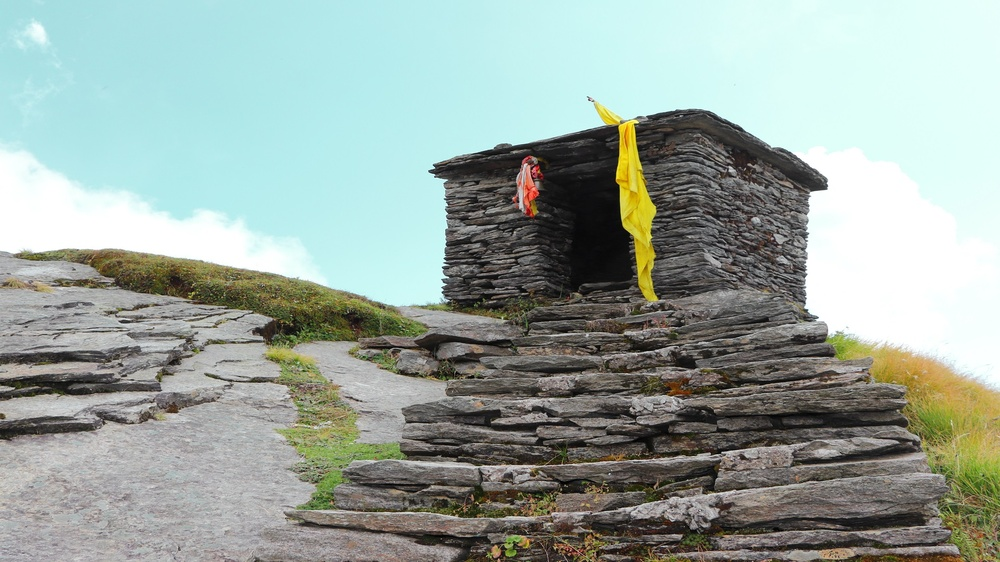
//> input picture examples/inrange/data/im0.jpg, 1000 x 562 px, shrunk from 1920 x 1080 before the run
$ ./xf_inrange_tb data/im0.jpg   (built with g++ and OpenCV 4)
//> lines starting //> are read from the running program, lines starting //| are printed output that depends on the picture; after the words box and inside, x2 and y2 are one past the last pixel; in counts of white or black regions, pixels touching at a corner belong together
### examples/accumulate/xf_headers.h
// [29 lines of licence text are left out]

#ifndef _XF_HEADERS_H_
#define _XF_HEADERS_H_

#include <stdio.h>
#include <stdlib.h>


#if __SDSCC__
#undef __ARM_NEON__
#undef __ARM_NEON
#include "opencv2/opencv.hpp"
#include "opencv2/imgproc/imgproc.hpp"
#include "opencv2/highgui/highgui.hpp"
#define __ARM_NEON__
#define __ARM_NEON
#else
#include "opencv2/opencv.hpp"
#include "opencv2/imgproc/imgproc.hpp"
#include "opencv2/highgui/highgui.hpp"
#endif


#if __SDSCC__
#include "sds_lib.h"
#define TIME_STAMP_INIT  unsigned int clock_start, clock_end;  clock_start = sds_clock_counter();
#define TIME_STAMP  { clock_end = sds_clock_counter(); printf("elapsed time %lu \n", clock_end-clock_start); clock_start = sds_clock_counter();  }
#endif

#endif//_XF_HEADERS_H_

### examples/inrange/xf_inrange_tb.cpp
// [29 lines of licence text are left out]

#include "xf_headers.h"
#include "xf_inrange_config.h"

int main(int argc, char** argv)
{
	if (argc != 2)
	{
		fprintf(stderr,"Invalid Number of Arguments!\nUsage:\n");
		fprintf(stderr,"<Executable Name> <input image path> \n");
		return -1;
	}

	cv::Mat in_img, out_img, ocv_ref, in_gray, diff;

	unsigned short in_width,in_height;

	/*  reading in the color image  */
	in_img = cv::imread(argv[1],0);
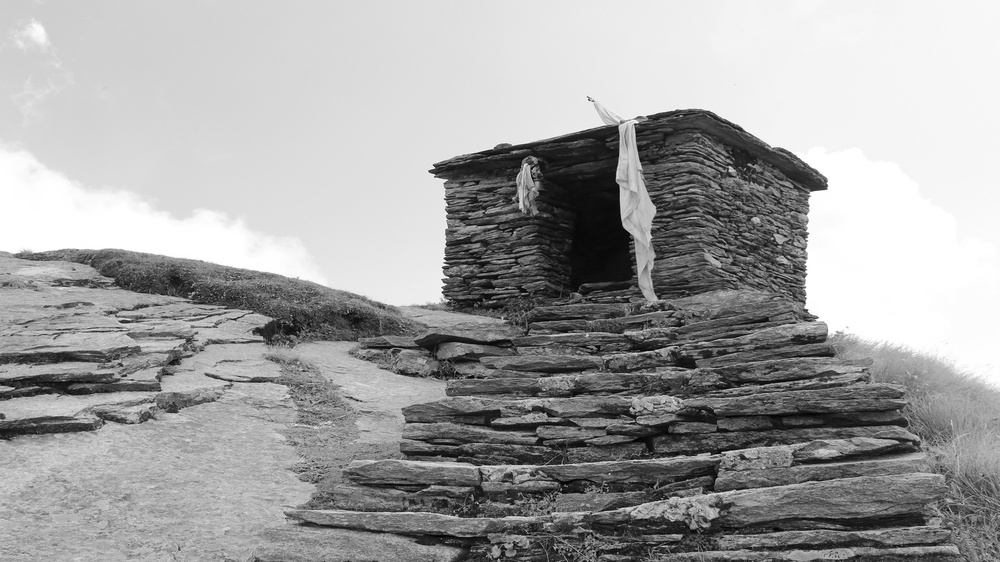
//> in_img: 562 rows x 1000 cols, CV_8UC1; min 0, max 255, mean 162.1

	if (in_img.data == NULL)
	{
		fprintf(stderr,"Cannot open image at %s\n",argv[1]);
		return 0;
	}

	in_width = in_img.cols;
//> in_width = 1000
	in_height = in_img.rows;
//> in_height = 562

	ocv_ref.create(in_img.rows,in_img.cols,in_img.depth());
	out_img.create(in_img.rows,in_img.cols,in_img.depth());
	diff.create(in_img.rows,in_img.cols,in_img.depth());


	////////////////  reference code  ////////////////

	 short int lower_thresh=50;
	 short int upper_thresh=100;


	cv::inRange(in_img,lower_thresh,upper_thresh, ocv_ref);
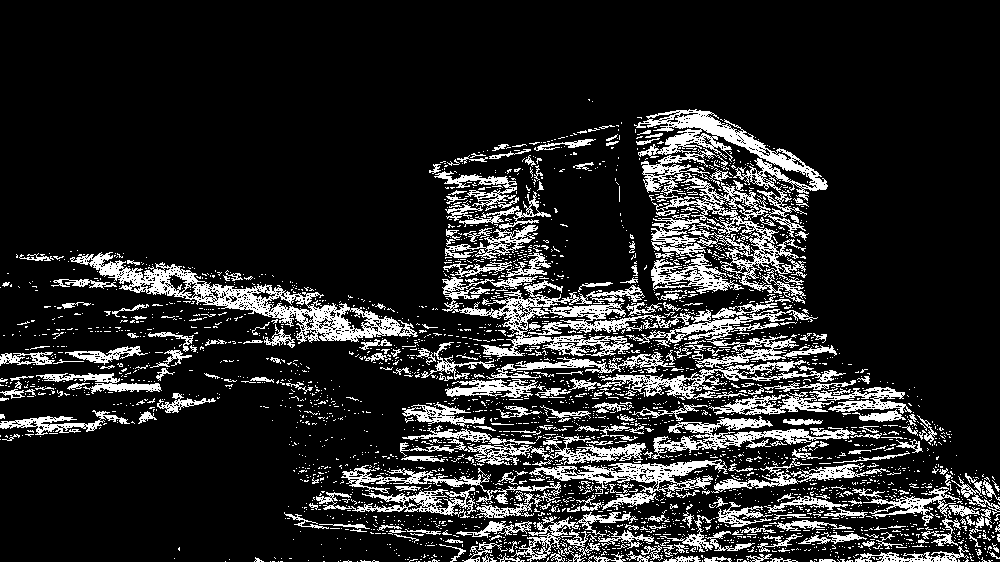
//> ocv_ref: 562 rows x 1000 cols, CV_8UC1; 15.3% white in thin lines or dots, all inside (x1, y1, x2, y2) = (0, 99, 1000, 562)
   //////////////////  end opencv reference code//////////

	////////////////////// HLS TOP function call ////////////////////////////

//> (the run ends here: the program needs code that is not available in this run, at `static xf::Mat<XF_8UC1, HEIGHT, WIDTH, NPIX> imgInput(in_img.rows,in_i..`)
